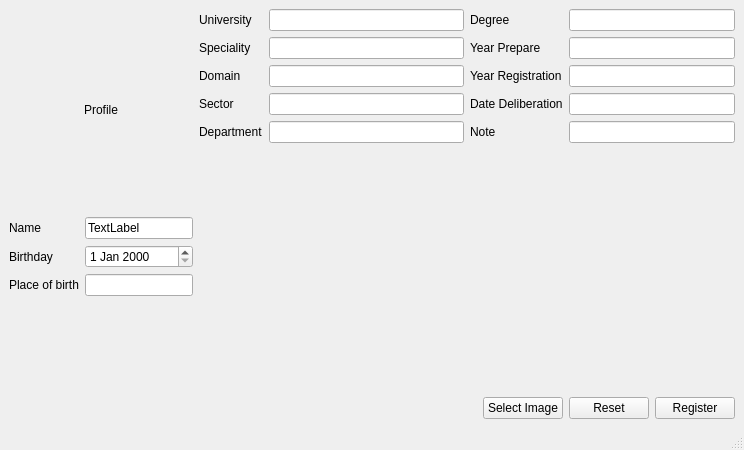
<?xml version="1.0" encoding="UTF-8"?>
<ui version="4.0">
 <class>StudentRegisterInfo</class>
 <widget class="QMainWindow" name="StudentRegisterInfo">
  <property name="geometry">
   <rect>
    <x>0</x>
    <y>0</y>
    <width>744</width>
    <height>450</height>
   </rect>
  </property>
  <property name="windowTitle">
   <string>MainWindow</string>
  </property>
  <widget class="QWidget" name="centralwidget">
   <layout class="QHBoxLayout" name="horizontalLayout_3" stretch="0,1">
    <item>
     <layout class="QVBoxLayout" name="verticalLayout">
      <item>
       <widget class="QLabel" name="student_picture">
        <property name="text">
         <string>Profile</string>
        </property>
        <property name="alignment">
         <set>Qt::AlignmentFlag::AlignCenter</set>
        </property>
       </widget>
      </item>
      <item>
       <layout class="QFormLayout" name="formLayout_3">
        <property name="labelAlignment">
         <set>Qt::AlignmentFlag::AlignLeading|Qt::AlignmentFlag::AlignLeft|Qt::AlignmentFlag::AlignVCenter</set>
        </property>
        <item row="0" column="0">
         <widget class="QLabel" name="label_2">
          <property name="text">
           <string>Name</string>
          </property>
         </widget>
        </item>
        <item row="0" column="1">
         <widget class="QLineEdit" name="name_input">
          <property name="text">
           <string>TextLabel</string>
          </property>
         </widget>
        </item>
        <item row="1" column="0">
         <widget class="QLabel" name="label_3">
          <property name="text">
           <string>Birthday</string>
          </property>
         </widget>
        </item>
        <item row="1" column="1">
         <widget class="QDateEdit" name="birthday_input"/>
        </item>
        <item row="2" column="0">
         <widget class="QLabel" name="label_4">
          <property name="text">
           <string>Place of birth</string>
          </property>
         </widget>
        </item>
        <item row="2" column="1">
         <widget class="QLineEdit" name="birth_place_input">
          <property name="text">
           <string/>
          </property>
         </widget>
        </item>
       </layout>
      </item>
     </layout>
    </item>
    <item>
     <layout class="QVBoxLayout" name="verticalLayout_2">
      <item>
       <layout class="QHBoxLayout" name="horizontalLayout_2">
        <item>
         <layout class="QFormLayout" name="formLayout">
          <property name="labelAlignment">
           <set>Qt::AlignmentFlag::AlignLeading|Qt::AlignmentFlag::AlignLeft|Qt::AlignmentFlag::AlignVCenter</set>
          </property>
          <item row="0" column="0">
           <widget class="QLabel" name="label_6">
            <property name="text">
             <string>University</string>
            </property>
           </widget>
          </item>
          <item row="0" column="1">
           <widget class="QLineEdit" name="university_input">
            <property name="text">
             <string/>
            </property>
           </widget>
          </item>
          <item row="1" column="0">
           <widget class="QLabel" name="label_5">
            <property name="text">
             <string>Speciality</string>
            </property>
           </widget>
          </item>
          <item row="1" column="1">
           <widget class="QLineEdit" name="speciality_input">
            <property name="text">
             <string/>
            </property>
           </widget>
          </item>
          <item row="2" column="0">
           <widget class="QLabel" name="label_7">
            <property name="text">
             <string>Domain</string>
            </property>
           </widget>
          </item>
          <item row="3" column="0">
           <widget class="QLabel" name="label_8">
            <property name="text">
             <string>Sector</string>
            </property>
           </widget>
          </item>
          <item row="3" column="1">
           <widget class="QLineEdit" name="sector_input">
            <property name="text">
             <string/>
            </property>
           </widget>
          </item>
          <item row="4" column="0">
           <widget class="QLabel" name="label_9">
            <property name="text">
             <string>Department</string>
            </property>
           </widget>
          </item>
          <item row="4" column="1">
           <widget class="QLineEdit" name="departement_input">
            <property name="text">
             <string/>
            </property>
           </widget>
          </item>
          <item row="2" column="1">
           <widget class="QLineEdit" name="domain_input">
            <property name="text">
             <string/>
            </property>
           </widget>
          </item>
         </layout>
        </item>
        <item>
         <layout class="QFormLayout" name="formLayout_2">
          <property name="labelAlignment">
           <set>Qt::AlignmentFlag::AlignLeading|Qt::AlignmentFlag::AlignLeft|Qt::AlignmentFlag::AlignVCenter</set>
          </property>
          <item row="0" column="0">
           <widget class="QLabel" name="label_10">
            <property name="text">
             <string>Degree</string>
            </property>
           </widget>
          </item>
          <item row="0" column="1">
           <widget class="QLineEdit" name="degree_input">
            <property name="text">
             <string/>
            </property>
           </widget>
          </item>
          <item row="1" column="0">
           <widget class="QLabel" name="label_11">
            <property name="text">
             <string>Year Prepare</string>
            </property>
           </widget>
          </item>
          <item row="1" column="1">
           <widget class="QLineEdit" name="preparation_year_input">
            <property name="text">
             <string/>
            </property>
           </widget>
          </item>
          <item row="2" column="0">
           <widget class="QLabel" name="label_12">
            <property name="text">
             <string>Year Registration</string>
            </property>
           </widget>
          </item>
          <item row="2" column="1">
           <widget class="QLineEdit" name="registration_year">
            <property name="text">
             <string/>
            </property>
           </widget>
          </item>
          <item row="3" column="0">
           <widget class="QLabel" name="label_13">
            <property name="text">
             <string>Date Deliberation</string>
            </property>
           </widget>
          </item>
          <item row="3" column="1">
           <widget class="QLineEdit" name="delebration_year_input">
            <property name="text">
             <string/>
            </property>
           </widget>
          </item>
          <item row="4" column="0">
           <widget class="QLabel" name="label_14">
            <property name="text">
             <string>Note</string>
            </property>
           </widget>
          </item>
          <item row="4" column="1">
           <widget class="QLineEdit" name="note_input">
            <property name="text">
             <string/>
            </property>
           </widget>
          </item>
         </layout>
        </item>
       </layout>
      </item>
      <item>
       <spacer name="verticalSpacer">
        <property name="orientation">
         <enum>Qt::Orientation::Vertical</enum>
        </property>
        <property name="sizeHint" stdset="0">
         <size>
          <width>20</width>
          <height>40</height>
         </size>
        </property>
       </spacer>
      </item>
      <item>
       <layout class="QHBoxLayout" name="horizontalLayout">
        <item>
         <spacer name="horizontalSpacer">
          <property name="orientation">
           <enum>Qt::Orientation::Horizontal</enum>
          </property>
          <property name="sizeHint" stdset="0">
           <size>
            <width>40</width>
            <height>20</height>
           </size>
          </property>
         </spacer>
        </item>
        <item>
         <widget class="QPushButton" name="select_picture_button">
          <property name="text">
           <string>Select Image</string>
          </property>
         </widget>
        </item>
        <item>
         <widget class="QPushButton" name="reset_button">
          <property name="text">
           <string>Reset</string>
          </property>
         </widget>
        </item>
        <item>
         <widget class="QPushButton" name="register_button">
          <property name="text">
           <string>Register</string>
          </property>
         </widget>
        </item>
       </layout>
      </item>
     </layout>
    </item>
   </layout>
  </widget>
  <widget class="QStatusBar" name="statusbar"/>
 </widget>
 <resources/>
 <connections/>
</ui>
